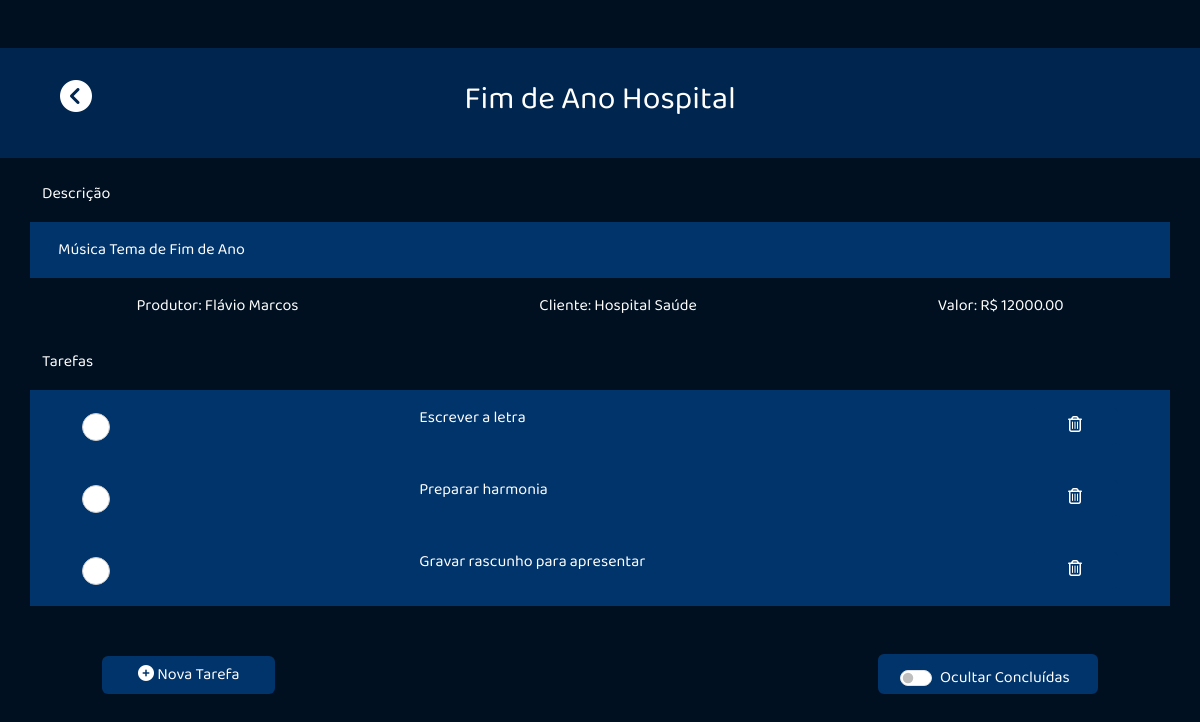
/exibir_projeto/1, run on the app's committed database.
### src/models/project.py (models this page shows, shortened)
class Project(db.Model):
    id_project = db.Column(db.Integer, primary_key = True)
    id_customer = db.Column(db.Integer, db.ForeignKey(Customer.id_customer), nullable = False)
    customer = db.relationship('Customer', backref='project_customer', foreign_keys=[id_customer])
    name = db.Column(db.String(250), nullable = False)
    description = db.Column(db.String(250), nullable = False)
    full_value = db.Column(db.Numeric(20,2), nullable = False)
    id_producer = db.Column(db.Integer, db.ForeignKey(Producer.id_producer), nullable = False)
    producer = db.relationship('Producer', backref='project_producer', foreign_keys=[id_producer])

### src/models/producer.py (models this page shows, shortened)
class Producer(db.Model):
    id_producer = db.Column(db.Integer, primary_key = True)
    name = db.Column(db.String(120), nullable = False)
    area = db.Column(db.String(120), nullable = False)

### src/models/customer.py (models this page shows, shortened)
class Customer(db.Model):
    id_customer = db.Column(db.Integer, primary_key = True)
    name = db.Column(db.String(120), unique = True, nullable = False)
    phone_num = db.Column(db.String(20), unique = True, nullable = False)
    email = db.Column(db.String(120), unique = True, nullable = False)

### src/models/task.py (models this page shows, shortened)
class Task(db.Model):
    id_task = db.Column(db.Integer, primary_key = True)
    id_task_type = db.Column(db.Integer, db.ForeignKey(TaskType.id_task_type), nullable = True)
    id_project = db.Column(db.Integer, db.ForeignKey(Project.id_project))
    project = db.relationship('Project', backref='project_task', foreign_keys=[id_project])
    title = db.Column(db.String(250), nullable = False)
    description = db.Column(db.String(250), nullable = False)
    deadline = db.Column(db.Date, nullable = False)
    started = db.Column(db.DateTime, default=datetime.now())
    finished = db.Column(db.DateTime, nullable=True)

### src/views/project.py (the view)
@project_views.route('/exibir_projeto/<id>', methods=['GET'])
def show_project_page(id):
    project = Project.query.filter_by(id_project = id).first()
    pj = {
        "name": project.name,
        "id_project": project.id_project,
        "customer": project.customer.name,
        "producer": project.producer.name,
        "full_value": project.full_value,
        "description": project.description,
    }
    tasks = Task.query.filter_by(id_project = id).all()
    ts = []
    if len(tasks) == 0:
        return render_template('show_project.html', project = pj, tasks = None)
    for task in tasks:
        checked = ""
        if task.finished != None:
            checked = "checked"
        deadline = task.deadline
        deadline = deadline.strftime("%d/%m/%Y")
        ts.append({
            "id_task": task.id_task,
            "checked": checked,
            "title": task.title,
            "deadline": deadline,
            "description": task.description
        })
    return render_template('show_project.html', tasks = ts, project = pj)

### src/templates/show_project.html (shortened to what this page needs)
<!DOCTYPE html>
<html>
<head>
    <link rel='stylesheet' type='text/css' media='screen' href='/static/css/main.css'>
    <link href="https://cdn.jsdelivr.net/npm/bootstrap@5.3.0-alpha1/dist/css/bootstrap.min.css" rel="stylesheet">
    <link rel="stylesheet" href="https://site-assets.fontawesome.com/releases/v6.3.0/css/all.css">
</head>
<body class="bg-dark-blue">
    <div class="mb-4 bg-blue d-flex align-middle mt-5">
        <div id="project" project="{{ project.id_project }}" class="container-fluid py-3 d-flex justify-content-around">
            <div class="col py-3 d-flex justify-content-start">
                <a href="/projetos" style="margin-left : 3rem"><i class="fa-solid fa-circle-chevron-left fa-2x"></i></a>
            </div>
            <div class="col py-3 d-flex justify-content-center">
                <h2>{{ project.name }}</h2>
            </div>
            <div class="col py-3 d-flex justify-content-start">
            </div>
        </div>
    </div>
    <div class="container">
        <p>Descrição</p>
    </div>
    <div  class="container-md bg-light-blue d-flex justify-content-between align-content-center ml-0" >
        <p id="project_name" class="m-3">{{ project.description }}</p>
    </div>
    <div class="d-flex flex-row justify-content-around m-3">
        <p id="producer">Produtor: {{ project.producer }}</p>
        <p id="customer">Cliente: {{ project.customer }}</p>
        <p id="full_value">Valor: R$ {{ project.full_value }}</p>
    </div>
    <div id="tasks" class="container">
        <p>Tarefas</p>
        {% if tasks != None %}
            {% for task in tasks %}
                <div id="{{ task.id_task }}" class="row task-row bg-light-blue d-flex justify-content-between align-content-center ml-0 p-3" onclick="location.href='/editar_tarefa/{{ task.id_task }}'">
                    <div class="row d-flex justify-content-between align-items-center" >
                        <div class="col d-flex justify-content-start" >
                            <div class="form-check">
                                <div class="round" data-toggle="tooltip"  title="Concluir ou restaurar tarefa">
                                    <label class="form-check-label ml-3" for="checkbox-{{ task.id_task }}" id="taskName">
                                    </label>
                                </div>
                            </div>
                        </div>
                        <div class="col d-flex justify-content-start" data-toggle="tooltip"  title="{{ task.description }} - Deadline: {{ task.deadline }}">
                            <p class="ml-5 tachado {{ task.checked }}">{{ task.title }}</p>
                        </div>
                        <div class="col d-flex justify-content-end">
                            <button type="button" id="bt-delete-task" class="bt-delete-task btn btn-basic" data-toggle="tooltip"  title="Excluir tarefa"><i class="fa-regular fa-trash-can"></i></button>
                        </div>
                    </div>
                </div>
            {% endfor %}
        {% endif %}
    </div>
    <div class="container">
        <div class="row d-flex justify-content-between align-items-center m-5">
            <div class="col d-flex justify-content-start p=0">
                <button type="button" id="bt-new-task" class="btn btn-basic" onclick="location.href='/tarefa/{{ project.id_project }}'"><i class="fa-solid fa-circle-plus"></i> Nova Tarefa</button>
            </div>
            <div class="col d-flex justify-content-end p=0">
                <div class="switch form-check form-switch bg-light-blue switch">
                    <input class="form-check-input" type="checkbox" id="flexSwitchOcultarConcluidas">
                    <label class="form-check-label" for="flexSwitchCheckDefault">Ocultar Concluídas</label>
                </div>
            </div>
        </div>
    </div>
</body>
</html>

### src/static/css/main.css (style rules this page uses)
:root { --bg-color: #43627f; --bg-light-color: #7b99b6; --azul-escuro: #001021; --azul-medio : #00264F; --azul-claro : #00346B; --azul-claro-selecionado: #064e9c; --azul-mais-claro : #76b7fd; }
body { color: white !important; font-family: Baloo !important; }
a { color: white !important; text-decoration: none !important; }
.bg-dark-blue { background-color: var(--azul-escuro) !important; }
.bg-blue { background-color: var(--azul-medio) !important; }
.bg-light-blue { background-color: var(--azul-claro) !important; transition: ease; transition-duration: 100ms; }
.btn-basic { color: white !important; padding-left: 35px !important; padding-right: 35px !important; background-color: var(--azul-claro) !important; transition: ease; transition-duration: 100ms; }
.round { position: relative; display: inline-block; width: 28px; }
.round label { background-color: #fff; border: 1px solid #ccc; border-radius: 50%; cursor: pointer; height: 28px; left: 0; position: absolute; top: 0; width: 28px; display: inline-block }
.round label:after { border: 2px solid #fff; border-top: none; border-right: none; content: ""; height: 6px; left: 7px; opacity: 0; position: absolute; top: 8px; transform: rotate(-45deg); width: 12px; }
.switch { font-weight: 0; font-size: 16px; color: #fff !important; background-color: var(--azul-claro) !important; border: 2px solid var(--azul-claro); box-shadow: rgb(0, 0, 0) 0px 0px 0px 0px; border-radius: 6px; transition : 1000ms; transform: translateY(0); display: flex; flex-direction:row-reverse; align-items: center; cursor: pointer; padding-left: 60px !important; padding-top: 10px !important; padding-bottom: 15px !important; width: 220px !important; height: 40px !important; align-items: center; }
.tachado { text-decoration: none; position: relative; display: inline-block; }
.tachado:before { content: ""; position: absolute; top: 50%; left: 0; right: 0; height: 2px; background-color: white; transition: clip-path 1s ease-in-out; clip-path: inset(0 100% 0 0); }

### data on the page
Project: name "Fim de Ano Hospital", description "Música Tema de Fim de Ano", full_value "12000.00"
Producer: producer "Flávio Marcos"
Customer: customer "Hospital Saúde"
Task: title "Escrever a letra"
Task: title "Preparar harmonia"
Task: title "Gravar rascunho para apresentar"
